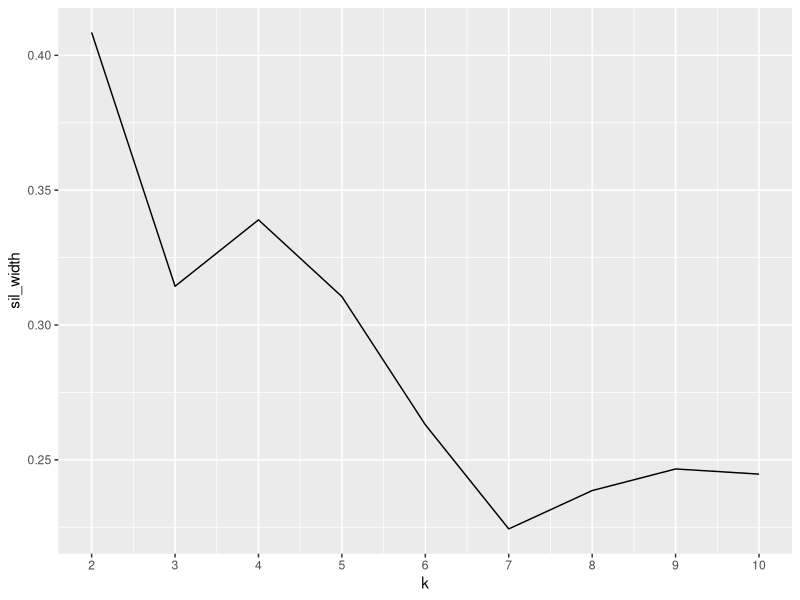

The R source for this figure:
## ---- chunk 1
knitr::opts_chunk$set(echo = TRUE, dev = "svg")
## ---- chunk 2
library(tidyverse)
library(knitr)
library(purrr)
library(cluster)
## ---- chunk 3
kable(head(USArrests))
str(USArrests)
## ---- chunk 4
USArrests.scaled <- scale(USArrests)
## ---- chunk 5
sil_width <- map_dbl(2:10,function(k){ 
  model <- pam(x = USArrests.scaled, k = k) 
  model$silinfo$avg.width})
sil_df <- data.frame( 
  k =2:10, 
  sil_width = sil_width
)
ggplot(sil_df, aes(k, sil_width)) + 
  geom_line() + 
  scale_x_continuous(breaks = 2:10)
## ---- chunk 6
km <- kmeans(USArrests.scaled, centers = 2)
USArrests <- mutate(USArrests, cluster = km$cluster)
count(USArrests, cluster) %>% kable()
USArrests %>% 
  group_by(cluster) %>% 
  summarise_all(list(mean)) %>%
  kable()
